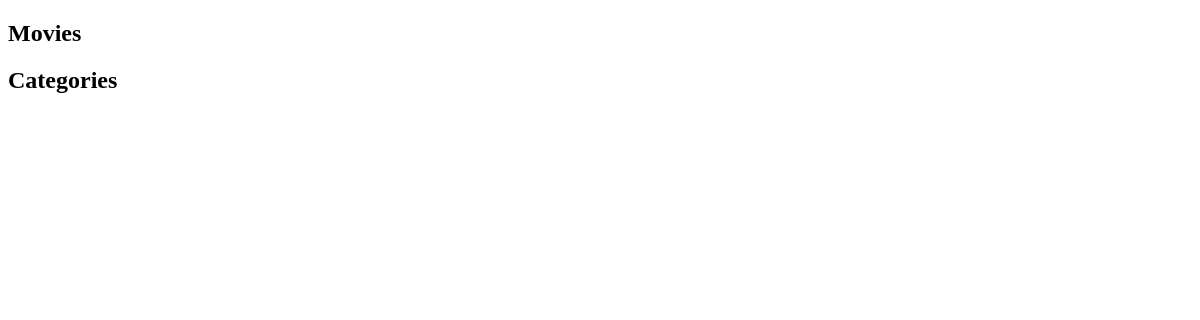
/filter, run on an earlier commit of the app's database.
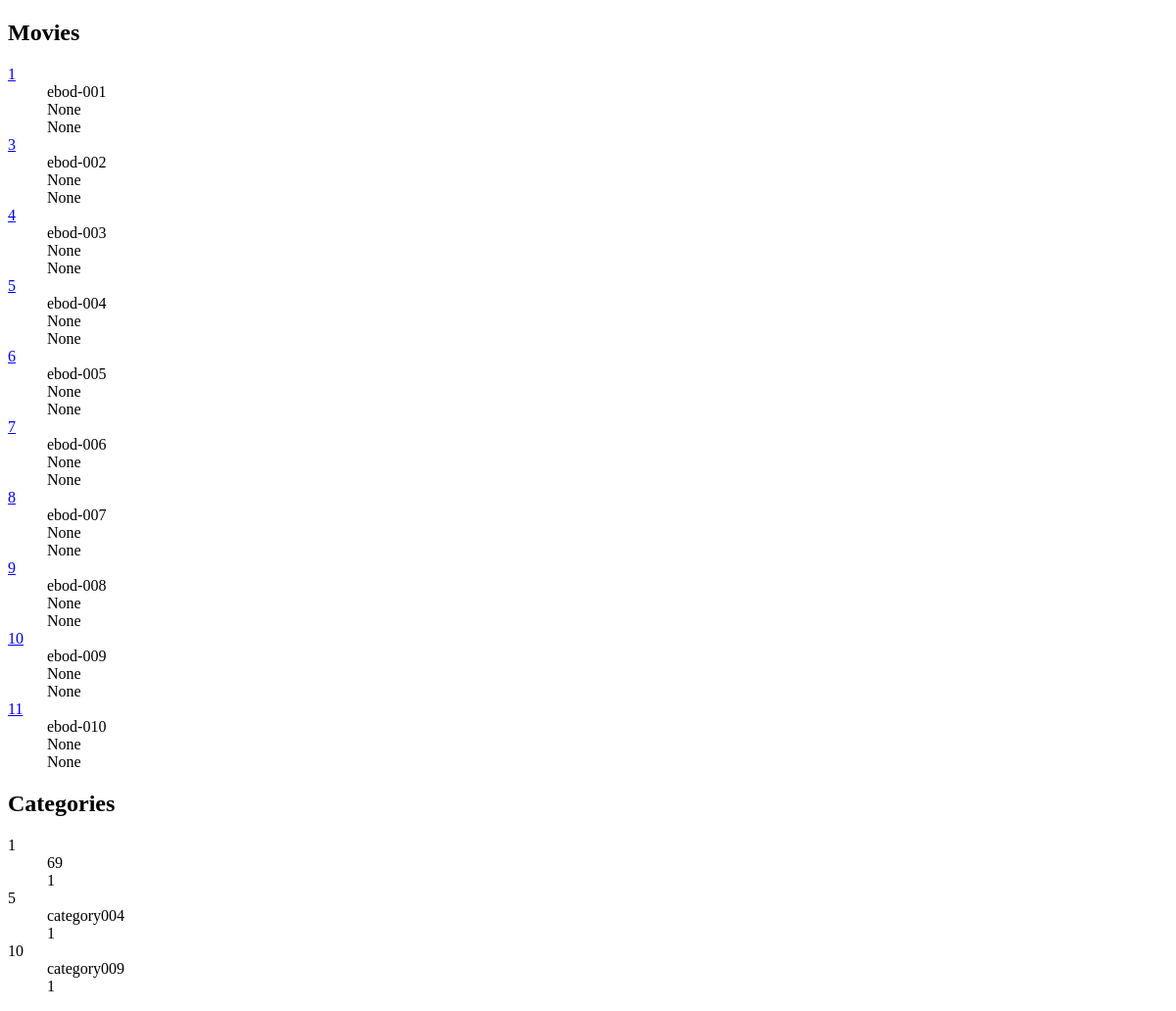
And on a later commit of the database.
### collection/models.py (models this page shows)
class Movie(models.Model):
    dvd_id = models.CharField(max_length=200)
    title = models.CharField(max_length=200, null=True, blank=True)
    release_date = models.DateField(null=True, blank=True)

class Category(models.Model):
    title = models.CharField(max_length=200)
    movies = models.ManyToManyField(Movie)

### filter/views.py (the view, shortened to what this page needs)
# urls.py: path('', FilterList.as_view(), name='filter-list'),
class FilterList(generic.ListView):
    model = Movie
    def __init__(self, **kwargs):
        self.category_ids = set()
        super().__init__(**kwargs)
    def get(self, request: WSGIRequest, *args, **kwargs):
        self.set_category_ids(request)
        self.set_queryset()
        return super().get(request, *args, **kwargs)
    def set_category_ids(self, request: WSGIRequest):
        category_ids: list = request.GET.getlist('category')
        self.category_ids = set(category_ids)
    def set_queryset(self):
        movies = Movie.objects.all()
        for a_category in self.category_ids:
            movies = movies.filter(category=a_category)
        self.queryset = movies
    def get_context_data(self, **kwargs):
        context = super().get_context_data(**kwargs)
        context['category_list'] = self.get_movies_categories()
        return context
    def get_movies_categories(self):
        movie_ids = self.queryset.values_list('id', flat=True)
        categories = Category.objects.filter(movies__in=movie_ids)
        categories = queryset_to_dict(categories)
        return self.clean_categories(categories)
    @staticmethod
    def clean_categories(categories) -> dict:
        result = dict()
        for a_categories in categories:
            detail = result.setdefault(a_categories, {})
            detail["count"] = detail.setdefault("count", 0) + 1
        return result

### filter/views.py (called while the page is built)
def queryset_to_dict(queryset: QuerySet) -> dict:
    result = dict()
    for a_query in queryset:
        result[a_query] = dict()
    return result

### collection/templates/collection/movie_list.html (shortened to what this page needs)
{% extends "collection/base.html" %}
{% block content %}
    <h2>Movies</h2>
    <dl>
        {% for movie in object_list %}
            <dt>
                <a href="{% url 'collection:movie-detail' movie.id %}">
                    {{ movie.id }}
                </a>
            </dt>
            <dd>{{ movie.dvd_id }}</dd>
            <dd>{{ movie.title }}</dd>
            <dd>{{ movie.release_date }}</dd>
        {% endfor %}
    </dl>
    <h2>Categories</h2>
    <dl>
        {% for a_category, detail in category_list.items %}
            <dt>
                {{ a_category.id }}
            </dt>
            <dd>{{ a_category.title }}</dd>
            <dd>{{ detail.count }}</dd>
        {% endfor %}
    </dl>
{% endblock %}

What changed in the data, as far as the page shows it:
added Movie: id "1", dvd_id "ebod-001", title "None", release_date "None"
added Movie: id "3", dvd_id "ebod-002", title "None", release_date "None"
added Movie: id "4", dvd_id "ebod-003", title "None", release_date "None"
added Movie: id "5", dvd_id "ebod-004", title "None", release_date "None"
added Movie: id "6", dvd_id "ebod-005", title "None", release_date "None"
added Movie: id "7", dvd_id "ebod-006", title "None", release_date "None"
added Movie: id "8", dvd_id "ebod-007", title "None", release_date "None"
added Movie: id "9", dvd_id "ebod-008", title "None", release_date "None"
added Movie: id "10", dvd_id "ebod-009", title "None", release_date "None"
added Movie: id "11", dvd_id "ebod-010", title "None", release_date "None"
added Category: id "1", title "69", count "1"
added Category: id "5", title "category004", count "1"
added Category: id "10", title "category009", count "1"
